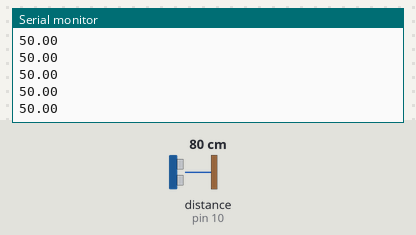
This sketch was run on a simulated Arduino Uno, built with avr-gcc and run on an emulated ATmega328P. Shown: the last lines printed to the serial monitor. Wiring (inferred from the names in the program): ultrasonic range finder: trigger pin 9; echo pin 10. The test bench sets the inputs (shaded band); at power-on: distance to the obstacle (sensor on pin 10) 80 cm. The echo pulse lasts 58.3 µs per cm.

Above: at 1.2 s.
1.3 s: distance to the obstacle (sensor on pin 10) set to 2 cm
At 1.35 s:
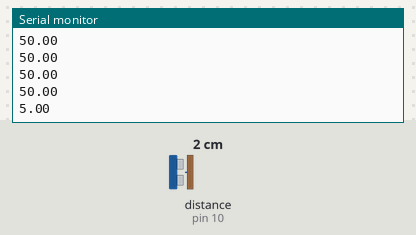
2.8 s: distance to the obstacle (sensor on pin 10) set to 9 cm
At 2.82 s:
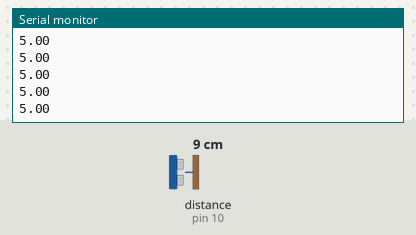
Timing chart, 0 to 5.8 s (numbered marks = the images above; inputs shaded):
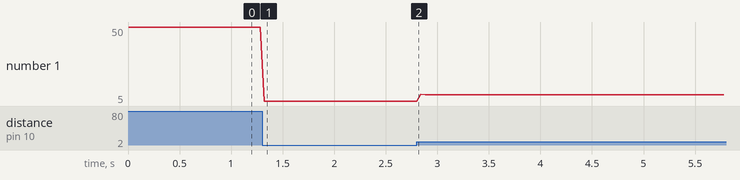

The sketch:

Flappy_bird_game.ino
```cpp
#define TRIG_PIN 9
#define ECHO_PIN 10

long duration;
float distance;

void setup()
{
  Serial.begin(9600);

  pinMode(TRIG_PIN, OUTPUT);
  pinMode(ECHO_PIN, INPUT);
}

void loop()
{
  digitalWrite(TRIG_PIN, LOW);
  delayMicroseconds(2);

  digitalWrite(TRIG_PIN, HIGH);
  delayMicroseconds(10);

  digitalWrite(TRIG_PIN, LOW);

  duration = pulseIn(ECHO_PIN, HIGH);

  distance = duration * 0.0343 / 2;

  if (distance > 50)
  {
    distance = 50;
  }

  if (distance < 5)
  {
    distance = 5;
  }

  Serial.println(distance);

  delay(40);
}
```

Measured:
- after the input at 1.3 s, the serial monitor: prints a new line at once (image 1)
- plotted number 1: 50 → 5 after the input at 1.3 s, 5 → 8.7 after the input at 2.8 s
